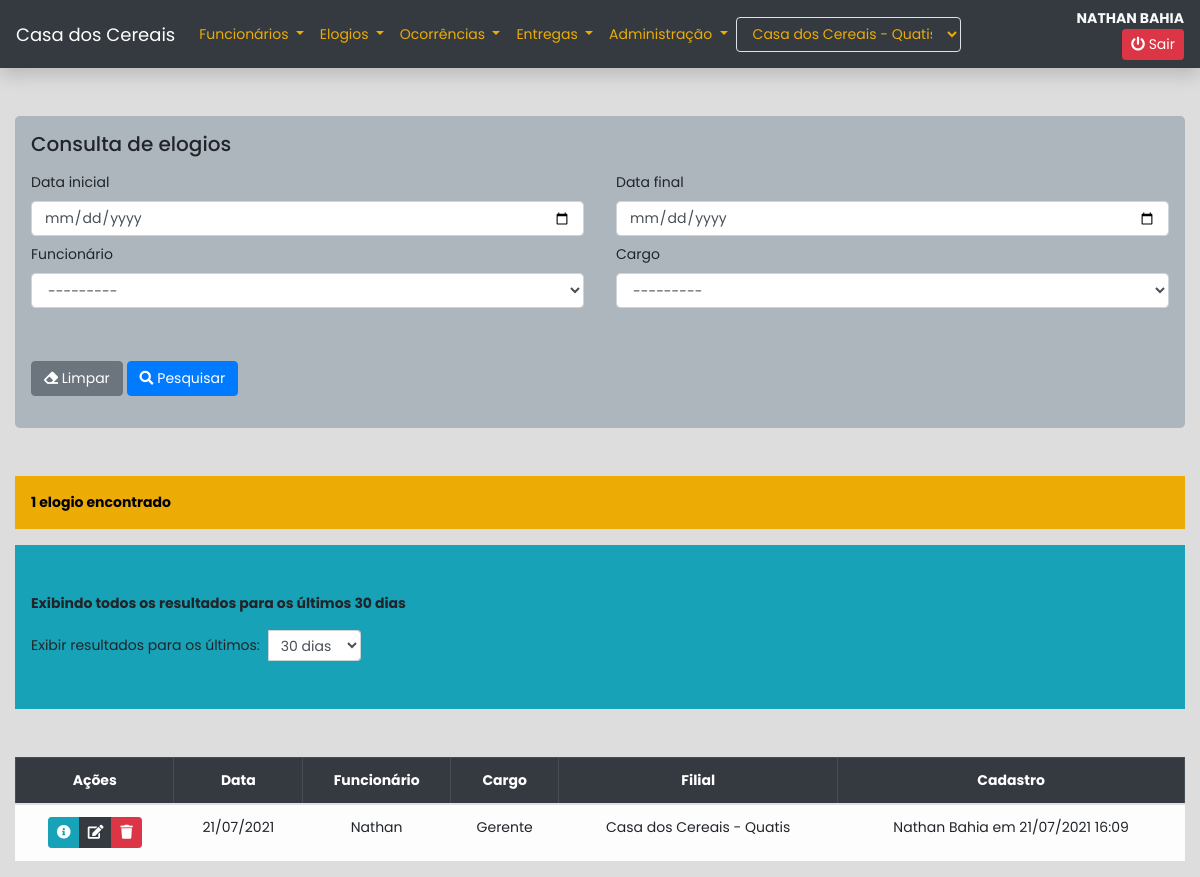
Screenshot of /elogios/consulta (signed in) with the database file from the repository.
### apps/core/models.py (models this page shows, shortened)
class Base(models.Model):
    usuario = models.ForeignKey(get_user_model(), on_delete=models.SET_NULL, null=True)
    criacao = models.DateTimeField(auto_now_add=True)
    alteracao = models.DateTimeField(auto_now=True)
    ativo = models.BooleanField(default=True)
    class Meta:
        abstract = True
    @property
    def cadastro(self):
        dt = localtime(self.criacao)
        if self.usuario:
            return f"{self.usuario.get_full_name()} em {dt.strftime('%d/%m/%Y %H:%M')}"
        return f"Usuário excluído em {dt.strftime('%d/%m/%Y')}"

class Elogio(Base):
    funcionario = models.ForeignKey(Funcionario, on_delete=models.CASCADE, related_name='elogios')
    data = models.DateField()
    observacao = models.TextField()
    class Meta:
        verbose_name = 'Elogio'
        verbose_name_plural = 'Elogios'
        ordering = ['-data']

class Funcionario(Base):
    nome = models.CharField(max_length=255)
    admissao = models.DateField(blank=True, null=True)
    cargo = models.ForeignKey(Cargo, on_delete=models.SET_NULL, null=True, related_name='funcionarios')
    filial = models.ForeignKey(Filial, on_delete=models.CASCADE, related_name='funcionarios')
    def __str__(self):
        return f'{self.nome} - {self.cargo}'
    class Meta:
        verbose_name = 'Funcionário'
        verbose_name_plural = 'Funcionários'
        ordering = ['nome']

class Cargo(Base):
    nome = models.CharField(max_length=255)
    filial = models.ForeignKey(Filial, on_delete=models.CASCADE)
    def __str__(self):
        return f'{self.nome}'
    class Meta:
        verbose_name = 'Cargo'
        verbose_name_plural = 'Cargos'
        ordering = ['nome']

class Filial(Base):
    nome = models.CharField(max_length=255)
    cidade = models.CharField(max_length=255)
    def __str__(self):
        return f'{self.nome} - {self.cidade}'
    class Meta:
        verbose_name = 'Filial'
        verbose_name_plural = 'Filiais'
        ordering = ['nome', 'cidade']

### apps/core/views.py (the view, shortened to what this page needs)
# urls.py: path('elogios/consulta', views.consulta_elogios, name='consulta_elogios'),
@login_required
def consulta_elogios(request):
    usuario = request.user.perfil.latest('id')
    consulta = False
    dias = 30 if request.GET.get('dias') not in ['30', '60', '90', '120'] else request.GET.get('dias')
    data_range = utils.get_data_range(dias)
    filtros = {
        'data__range': data_range,
        'funcionario__filial': usuario.filial,
        'ativo': True
    }
    query = models.Elogio.objects.filter(**filtros).order_by('funcionario')
    form = forms.ConsultaElogioForm(
        usuario=usuario,
        data=request.GET
    )
    context = {
        'form': form,
        'elogios': query,
        'consulta': consulta,
        'dias': dias,
        'filtros': filtros
    }
    return render(request, 'core/elogios/consultas.html', context)

### apps/core/context_processors.py (called while the page is built)
def usuario(request):
    if not request.user.is_authenticated:
        return {}
    context = {'usuario': {}}
    perfil = request.user.perfil.latest('id')
    if perfil:
        context['usuario']['filial'] = perfil.filial
        context['usuario']['filiais'] = models.Filial.objects.all()
        if perfil.tipo == '2':
            context['usuario']['administrador'] = True
    return context

### apps/core/utils.py (called while the page is built)
def get_data_range(dias: int, convert=False) -> list:
    presente = datetime.today().date()
    passado = presente - timedelta(days=int(dias))
    if convert:
        return [convert_date_to_datetime(passado), convert_date_to_datetime(presente, inicio=False)]
    return [passado, presente]

### apps/core/templates/core/elogios/consultas.html (shortened to what this page needs)
{% extends 'core/base.html' %}
{% load bootstrap4 %}
{% block content %}
<div class="container-fluid">
    <form method='get' class='my-5 jumbotron p-3' autocomplete="off">
        <h5>Consulta de elogios</h5>
        <div class="row mx-0 mt-3">
            <div class="col-12 col-sm-6 px-0 pr-sm-3">
                <div class="form-group mb-2">
                    <label for="{{ form.data_inicial.id_for_label }}">{{ form.data_inicial.label }}</label>
                    {{ form.data_inicial }}
                </div>
            </div>
            <div class="col-12 col-sm-6 px-0 pl-sm-3">
                <div class="form-group mb-2">
                    <label for="{{ form.data_final.id_for_label }}">{{ form.data_final.label }}</label>
                    {{ form.data_final }}
                </div>
            </div>
            <div class="col-12 col-sm-6 px-0 pr-sm-3">
                <div class="form-group mb-2">
                    <label for="{{ form.funcionario.id_for_label }}">{{ form.funcionario.label }}</label>
                    {{ form.funcionario }}
                </div>
            </div>
            <div class="col-12 col-sm-6 px-0 pl-sm-3">
                <div class="form-group mb-2">
                    <label for="{{ form.cargo.id_for_label }}">{{ form.cargo.label }}</label>
                    {{ form.cargo }}
                </div>
            </div>
            <div class="col-12 col-sm-6 px-0 pr-sm-3">
                <div class="form-group mb-2">
                </div>
            </div>
            <div class="col-12 my-3 px-0">
                <button type="reset" class="btn btn-secondary">
                    <i class="fas fa-eraser"></i> Limpar
                </button>
                <button type="submit" class="btn btn-primary">
                    <i class="fas fa-search"></i> Pesquisar
                </button>
            </div>
        </div>
    </form>
    <p class="bg-warning p-3">{{ elogios.count }} elogio{{ elogios|pluralize }} encontrado{{ elogios|pluralize }}</p>
    {% if elogios %}
        {% include 'core/utils/consulta_range_dias.html' %}
        <div class="table-responsive mt-5">
            <table class="table table-bordered text-center">
                <thead class="table-dark">
                    <tr>
                        <th>Ações</th>
                        <th>Data</th>
                        <th>Funcionário</th>
                        <th>Cargo</th>
                        <th>Filial</th>
                        <th>Cadastro</th>
                    </tr>
                </thead>
                <tbody class="table-light">
                    {% for elogio in elogios %}
                        <tr>
                            <td>
                                <div class="btn-group">
                                    <button class="btn btn-sm btn-info btn-info-elogio" data-elogio="{{ elogio.id }}" data-toggle="tooltip" title="Mais informações">
                                        <i class="fas fa-info-circle"></i>
                                    </button>
                                    <a href="{% url 'core:edit_elogios' elogio.id %}" class="btn btn-sm btn-dark btn-edit-elogio" data-elogio="{{ elogio.id }}" data-toggle="tooltip" title="Editar elogio">
                                        <i class="fas fa-edit"></i>
                                    </a>
                                    <button class="btn btn-sm btn-danger btn-delete-elogio" data-elogio="{{ elogio.id }}" data-toggle="tooltip" title="Excluir elogio">
                                        <i class="fas fa-trash"></i>
                                    </button>
                                </div>
                            </td>
                            <td>{{ elogio.data|date:'d/m/Y' }}</td>
                            <td>{{ elogio.funcionario.nome }}</td>
                            <td>{{ elogio.funcionario.cargo.nome }}</td>
                            <td>{{ elogio.funcionario.filial }}</td>
                            <td>{{ elogio.cadastro }}</td>
                        </tr>
                    {% endfor %}
                </tbody>
            </table>
        </div>
    {% endif %}
</div>
{% endblock content %}

### apps/core/templates/core/base.html (shortened to what this page needs)
{% load static %}
<!DOCTYPE html>
{% load bootstrap4 %}
<html lang="pt-br">
    <head>
        <link rel="stylesheet" href="https://use.fontawesome.com/releases/v5.0.13/css/all.css">
        {% bootstrap_css %}
    </head>
    <body>
    <nav class="navbar navbar-expand-lg navbar-dark bg-dark shadow mb-5">
        <a class="navbar-brand" href="{% url 'core:index' %}">Casa dos Cereais</a>
        <div class="collapse navbar-collapse" id="navbarSupportedContent">
            <ul class="navbar-nav mr-auto">
                <li class="nav-item dropdown">
                    <a class="nav-link dropdown-toggle text-warning" href="#" id="dropFuncionarios" role="button"
                       data-toggle="dropdown" aria-haspopup="true" aria-expanded="false">
                        Funcionários
                    </a>
                </li>
                <li class="nav-item dropdown text-warning">
                    <a class="nav-link dropdown-toggle text-warning" href="#" id="dropElogios" role="button"
                       data-toggle="dropdown" aria-haspopup="true" aria-expanded="false">
                        Elogios
                    </a>
                </li>
                <li class="nav-item dropdown">
                    <a class="nav-link dropdown-toggle text-warning" href="#" id="dropOcorrencias" role="button"
                       data-toggle="dropdown" aria-haspopup="true" aria-expanded="false">
                        Ocorrências
                    </a>
                </li>
                <li class="nav-item dropdown">
                    <a class="nav-link dropdown-toggle text-warning" href="#" id="dropEntregas" role="button"
                       data-toggle="dropdown" aria-haspopup="true" aria-expanded="false">
                        Entregas
                    </a>
                </li>
                <li class="nav-item dropdown">
                    <a class="nav-link dropdown-toggle text-warning" href="#" id="dropAdm" role="button"
                       data-toggle="dropdown" aria-haspopup="true" aria-expanded="false">
                        Administração
                    </a>
                </li>
            </ul>
            {% if usuario.administrador %}
                <div class="mr-sm-5 mt-3 mt-sm-0">
                    <form action="{% url "core:altera_filial" %}" method="post" id="formFilial">
                        <div class="form group">
                            <select name="filial" id="" class="form-control bg-dark border boder-light text-warning" onchange="$('#formFilial').submit()">
                                {% for filial in usuario.filiais %}
                                    <option value="{{ filial.id }}" {% if usuario.filial == filial %}selected{% endif %}>{{ filial }}</option>
                                {% endfor %}
                            </select>
                        </div>
                    </form>
                </div>
            {% endif %}
            <div class="text-light text-center text-sm-right mt-3 mt-sm-0">
                <b>{{ request.user.get_full_name|upper }}</b>
                <a class='btn btn-sm btn-danger ml-2' href="{% url 'usuarios:logout' %}" data-toggle="tooltip" title="Sair do sistema">
                    <i class="fas fa-power-off"></i> Sair
                </a>
            </div>
        </div>
    </nav>
    {% block content %} {% endblock %}
    </body>
</html>

### apps/core/templates/core/base.html (style rules this page uses)
body, a, .btn, .form-control { font-family: 'Poppins', sans-serif; font-size: 14px !important; }
body { background-color: #DDD; }
.jumbotron { background-color: #adb5bd !important; }
.navbar-brand { font-size: 18px !important; }
.text-warning { color: #ecac05 !important; }
.bg-warning, .alert-warning, .alert-success, .alert-danger { background: #ecac05 !important; color: #000; font-weight: bold; border: none }
.btn-danger, .alert-danger { background: #dc3545 !important; }

### rows the page displays
Elogio: data "21/07/2021", funcionario.nome "Nathan", funcionario.cargo.nome "Gerente", funcionario.filial "Casa dos Cereais - Quatis", cadastro "Nathan Bahia em 21/07/2021 16:09"

### other values shown
{{ request.user.get_full_name|upper }} "NATHAN BAHIA"
{{ elogios.count }} "1"
{{ dias }} "30"
form field filial "Casa dos Cereais - Quatis"
